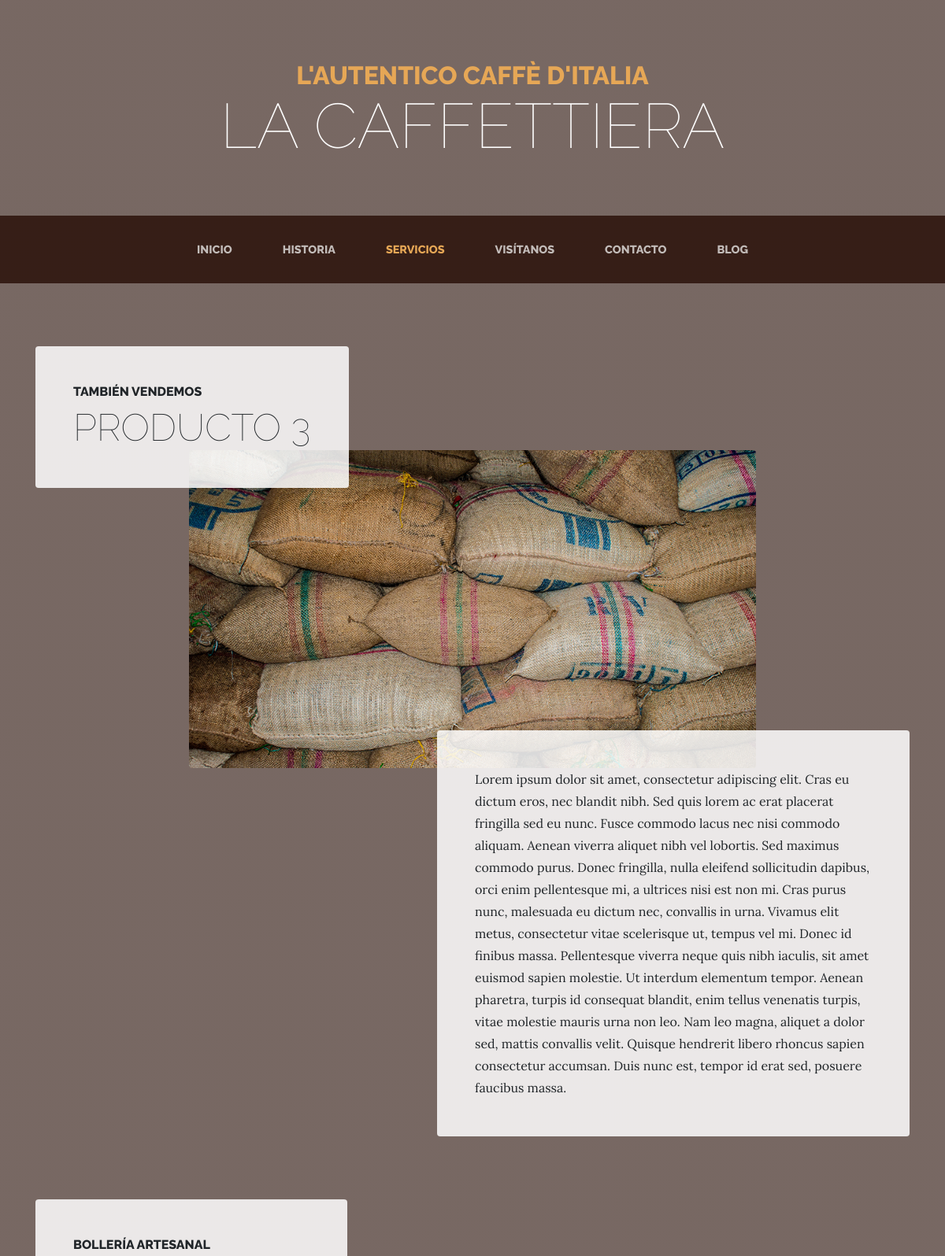
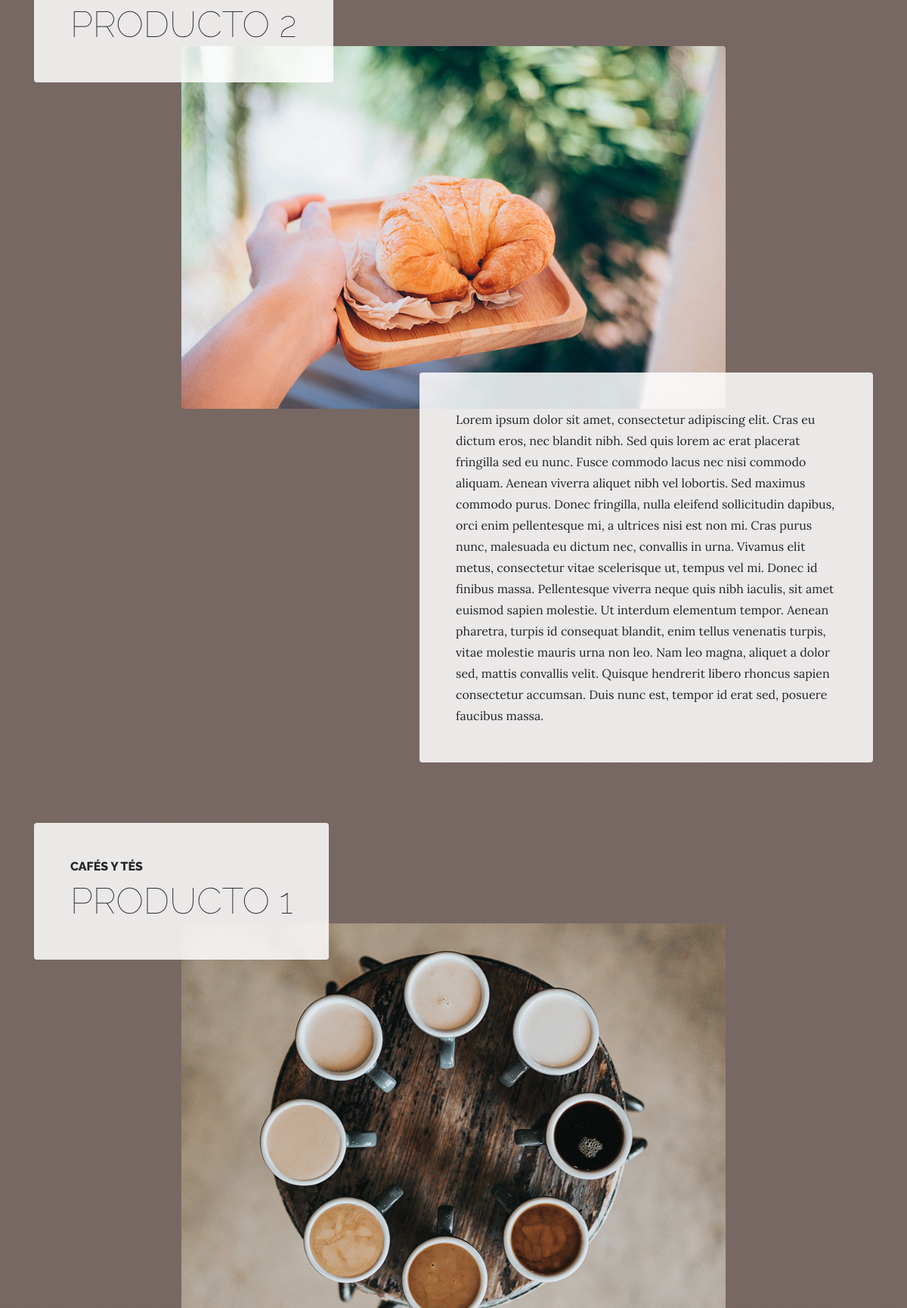
Page /services/ (upper part) on the committed database (2 pictures, top to bottom).
### Services/models.py (models this page shows, shortened)
class Service(models.Model):
    title = models.CharField(max_length=200, verbose_name="título")
    subtitle = models.CharField(max_length=200, verbose_name="subtítulo")
    content = models.TextField(verbose_name="contenido")
    image = models.ImageField(verbose_name="imagen")
    created = models.DateTimeField(auto_now_add=True, verbose_name="Fecha de creación")
    updated = models.DateTimeField(auto_now=True, verbose_name="Fecha de actualización")
    class Meta:
        verbose_name = "servicio"
        verbose_name_plural = "servicios"
        ordering = ["-created"]

### Services/views.py (the view)
# urls.py: path('services/', include('Services.urls')),
def services(request):
    services = Service.objects.all()
    return render(request=request,
                  template_name="services/services.html",
                  context={"services": services})

### pages/templatetags/pages_extras.py (called while the page is built)
@register.simple_tag
def get_page_list():
    pages = Page.objects.all()
    return pages

### social/processors.py (called while the page is built)
def ctx_dict(request):
    ctx = {}
    for link in Link.objects.all():
        ctx[link.key] = link.url
    return ctx

### templates/services/services.html (shortened to what this page needs)
{% extends 'core/base.html' %}
{% load static %}
{% block content %}
    {% for service in services %}
    <section class="page-section">
      <div class="container">
        <div class="product-item">
          <div class="product-item-title d-flex">
            <div class="bg-faded p-5 d-flex mr-auto rounded">
              <h2 class="section-heading mb-0">
                <span class="section-heading-upper">{{ service.subtitle }}</span>
                <span class="section-heading-lower">{{ service.title }}</span>
              </h2>
            </div>
          </div>
          <img class="product-item-img mx-auto d-flex rounded img-fluid mb-3 mb-lg-0" src="{{ service.image.url }}" alt="">
          <div class="product-item-description d-flex ml-auto">
            <div class="bg-faded p-5 rounded">
              <p class="mb-0">{{ service.content }}</p>
            </div>
          </div>
        </div>
      </div>
    </section>
    {% endfor %}
{% endblock %}

### templates/core/base.html (shortened to what this page needs)
<!DOCTYPE html>
<html lang="es">
  <head>
    {% load static %}
    <link href="{% static 'core/vendor/bootstrap/css/bootstrap.min.css' %}" rel="stylesheet">
    <link href="{% static 'core/vendor/font-awesome/css/font-awesome.min.css' %}" rel="stylesheet" type="text/css">
    <link href="{% static 'core/css/business-casual.css' %}" rel="stylesheet">
  </head>
  <body>
    <h1 class="site-heading text-center text-white d-none d-lg-block">
      <span class="site-heading-upper text-primary mb-3">L'autentico caffè d'italia</span>
      <span class="site-heading-lower">La Caffettiera</span>
    </h1>
    <nav class="navbar navbar-expand-lg navbar-dark py-lg-4" id="mainNav">
      <div class="container">
        <div class="collapse navbar-collapse" id="navbarResponsive">
          <ul class="navbar-nav mx-auto">
            <li class="nav-item px-lg-4  {% if request.path == '/'%} active {% endif %}">
              <a class="nav-link text-uppercase text-expanded" href="{% url 'home' %}">Inicio</a>
            </li>
            <li class="nav-item px-lg-4  {% if request.path == '/about/'%} active {% endif %}">
              <a class="nav-link text-uppercase text-expanded" href="{% url 'about' %}">Historia</a>
            </li>
            <li class="nav-item px-lg-4  {% if request.path == '/services/'%} active {% endif %}">
              <a class="nav-link text-uppercase text-expanded" href="{% url 'services' %}">Servicios</a>
            </li>
            <li class="nav-item px-lg-4  {% if request.path == '/store/'%} active {% endif %}">
              <a class="nav-link text-uppercase text-expanded" href="{% url 'store' %}">Visítanos</a>
            </li>
            <li class="nav-item px-lg-4  {% if request.path == '/contact/'%} active {% endif %}">
              <a class="nav-link text-uppercase text-expanded" href="{% url 'contact' %}">Contacto</a>
            </li>
            <li class="nav-item px-lg-4  {% if request.path|slice:':6' == '/blog/'%} active {% endif %}">
              <a class="nav-link text-uppercase text-expanded" href="{% url 'blog' %}">Blog</a>
            </li>
          </ul>
        </div>
      </div>
    </nav>
    {% block content %} {% endblock %}
            {% load pages_extras %}
            {% get_page_list as pages_list%}
  </body>
</html>

### core/static/core/css/business-casual.css (style rules this page uses)
body { font-family: 'Lora'; background: linear-gradient(rgba(47, 23, 15, 0.65), rgba(47, 23, 15, 0.65)), url("../img/bg.jpg"); background-attachment: fixed; background-position: center; background-size: cover; }
h1, h2, h3, h4, h5, h6 { font-family: 'Raleway'; }
p { line-height: 1.75; }
.site-heading { margin-top: 5rem; margin-bottom: 5rem; text-transform: uppercase; line-height: 1; font-family: 'Raleway'; }
.site-heading .site-heading-upper { display: block; font-size: 2rem; font-weight: 800; }
.site-heading .site-heading-lower { font-size: 5rem; font-weight: 100; line-height: 4rem; }
.page-section { margin-top: 5rem; margin-bottom: 5rem; }
.section-heading { text-transform: uppercase; }
.section-heading .section-heading-upper { display: block; font-size: 1rem; font-weight: 800; padding-bottom:.5rem; }
.section-heading .section-heading-lower { display: block; font-size: 3rem; font-weight: 100; }
.bg-faded { background-color: rgba(255, 255, 255, 0.85); }
#mainNav { background-color: rgba(47, 23, 15, 0.9); font-family: 'Raleway'; }
#mainNav .navbar-nav .nav-item .nav-link { color: rgba(255, 255, 255, 0.7); font-weight: 800; }
#mainNav .navbar-nav .nav-item.active .nav-link { color: #e6a756; }
@media (min-width: 992px) { #mainNav .navbar-nav .nav-item .nav-link { font-size: 0.9rem; } }
@media (min-width: 992px) { .product-item .product-item-title { position: relative; z-index: 1; margin-bottom: -3rem; } }
@media (min-width: 992px) { .product-item .product-item-img { position: relative; z-index: 0; max-width: 60vw; } }
@media (min-width: 992px) { .product-item .product-item-description { position: relative; z-index: 1; margin-top: -3rem; max-width: 50vw; } }
.text-primary { color: #e6a756 !important; }

### rows in the picture
Service: subtitle "TAMBIÉN VENDEMOS", title "PRODUCTO 3", image (picture), content "Lorem ipsum dolor sit amet, consectetur adipiscing elit. Cras eu dictum eros, nec blandit nibh. Sed quis lorem ac erat placerat fringilla sed eu nunc. Fusce commodo lacus nec nisi commodo aliquam. Aenean viverra aliquet nibh vel lobortis. Sed maximus commodo purus. Donec fringilla, nulla eleifend sollicitudin dapibus, orci enim pellentesque mi, a ultrices nisi est non mi. Cras purus nunc, malesuada eu dictum nec, convallis in urna. Vivamus elit metus, consectetur vitae scelerisque ut, tempus vel mi. Donec id finibus massa. Pellentesque viverra neque quis nibh iaculis, sit amet euismod sapien molestie. Ut interdum elementum tempor. Aenean pharetra, turpis id consequat blandit, enim tellus…"
Service: subtitle "BOLLERÍA ARTESANAL", title "PRODUCTO 2", image (picture), content "Lorem ipsum dolor sit amet, consectetur adipiscing elit. Cras eu dictum eros, nec blandit nibh. Sed quis lorem ac erat placerat fringilla sed eu nunc. Fusce commodo lacus nec nisi commodo aliquam. Aenean viverra aliquet nibh vel lobortis. Sed maximus commodo purus. Donec fringilla, nulla eleifend sollicitudin dapibus, orci enim pellentesque mi, a ultrices nisi est non mi. Cras purus nunc, malesuada eu dictum nec, convallis in urna. Vivamus elit metus, consectetur vitae scelerisque ut, tempus vel mi. Donec id finibus massa. Pellentesque viverra neque quis nibh iaculis, sit amet euismod sapien molestie. Ut interdum elementum tempor. Aenean pharetra, turpis id consequat blandit, enim tellus…"
Service: subtitle "CAFÉS Y TÉS", title "PRODUCTO 1", image (picture)
